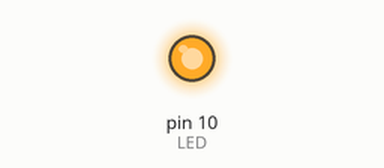
The sketch below on a simulated Arduino Uno, built with avr-gcc and run on an emulated ATmega328P. Parts: output pins drawn as LEDs (lit = HIGH).

Above: at 2.5 s.
At 10.0 s:
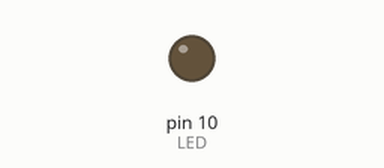
Timing chart, 0 to 19.5 s (numbered marks = the images above):
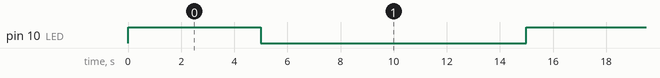

Measured:
- by itself, pin 10 (LED): alternates HIGH for 5.0 s and LOW for 10.0 s

The sketch:

LED.ino
```cpp
#define LED 10

void setup() {
  pinMode(LED, OUTPUT);
}

void loop() {
  digitalWrite(LED, HIGH);
  delay(5000);
  digitalWrite(LED, LOW);
  delay(10000);
}
```
